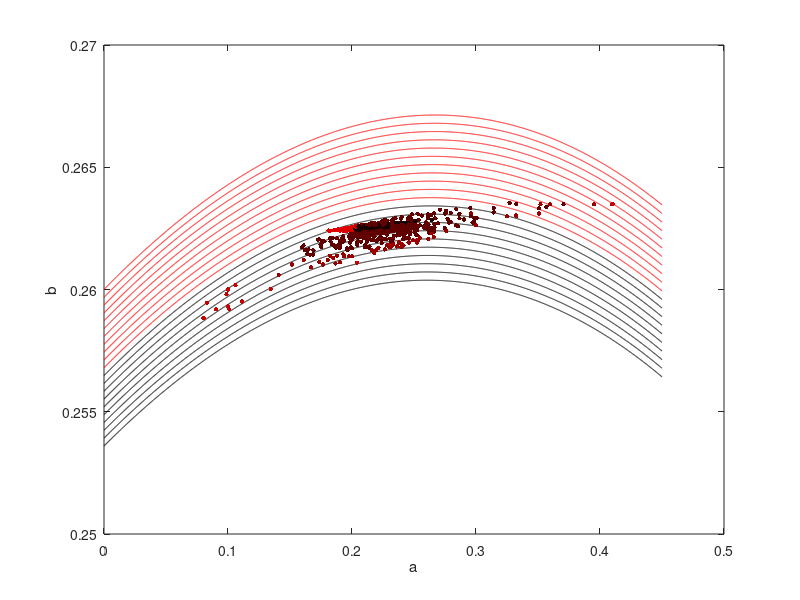

The MATLAB script that drew this image:
%%  directly find bifurcation point
I_list = 0.:0.02:0.4;
figure; hold on; box on;
for i=1:length(I_list)
    I = I_list(i);
    a = [0:0.0001:0.45]; % a samples 
    v = (a-5)/0.08;     % v samples so that tau = 0
    b = (I+140+5*v+0.04*v.^2)./v;
    if I > 0.2
        plot(a,b,'k-')
    else
        plot(a,b,'r-')
    end
%     pause;
end
ylabel('b')
xlabel('a')
%%  overlay genetic algorithm results
A = csvread('gene_A_record.csv');
B = csvread('gene_B_record.csv');
score = csvread('gene_score_record.csv');
scatter(A,B,10,bsxfun(@times,[1,0,0],(1-(score)/40.)),'filled')
% scatter(A,B,score,'.','markerfacecolor',(1-(score)/40.))
